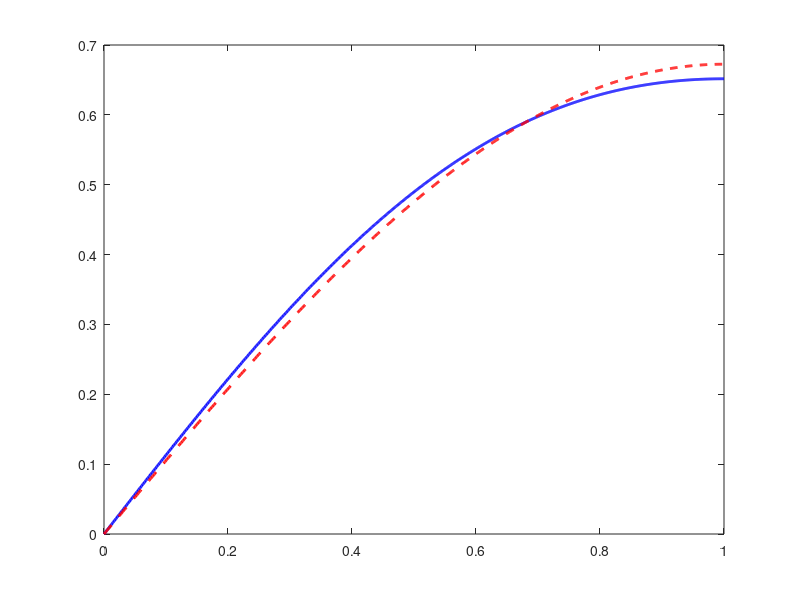

Write MATLAB code to recreate this figure. (Note: this script raises an error after producing the figure.)
 xx = linspace(0,1,1000)';    % fine grid between x=0 and x=1
 uN = zeros(size(xx));        % homogeneous boundary conditions
 for k=1:20
    figure(1), clf
    plot(xx, sin(pi*xx)/(pi^2) - (xx.^3)/6 + (1/2+1/pi)*xx,'b-','linewidth',2), hold on
    lamk = ((k-1/2)^2)*(pi^2);
    uN = uN + 2*(-1)^k*(pi/(lamk*(lamk-pi^2))-1/(lamk^2))*sin(sqrt(lamk)*xx);
    plot(xx, uN, 'r--','linewidth',2)
    legend('true solution', 'approximation',2)
    set(gca,'fontsize',16)
    xlabel('x')
    title(sprintf('approximation from first %d terms in the series', k))
    axis([0 1 0 0.75])
    if ismember(k,[1 2 3 20]), 
        eval(sprintf('print -depsc2 bvps2_%d',k))
    end
    pause
 end
